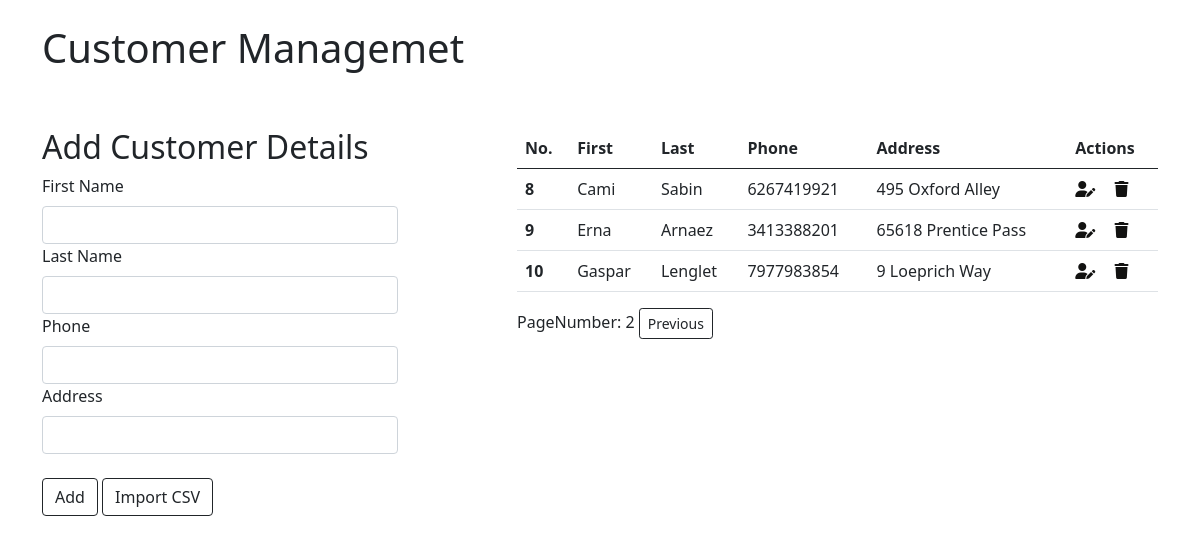
Page /?page=4 on the earlier database version.
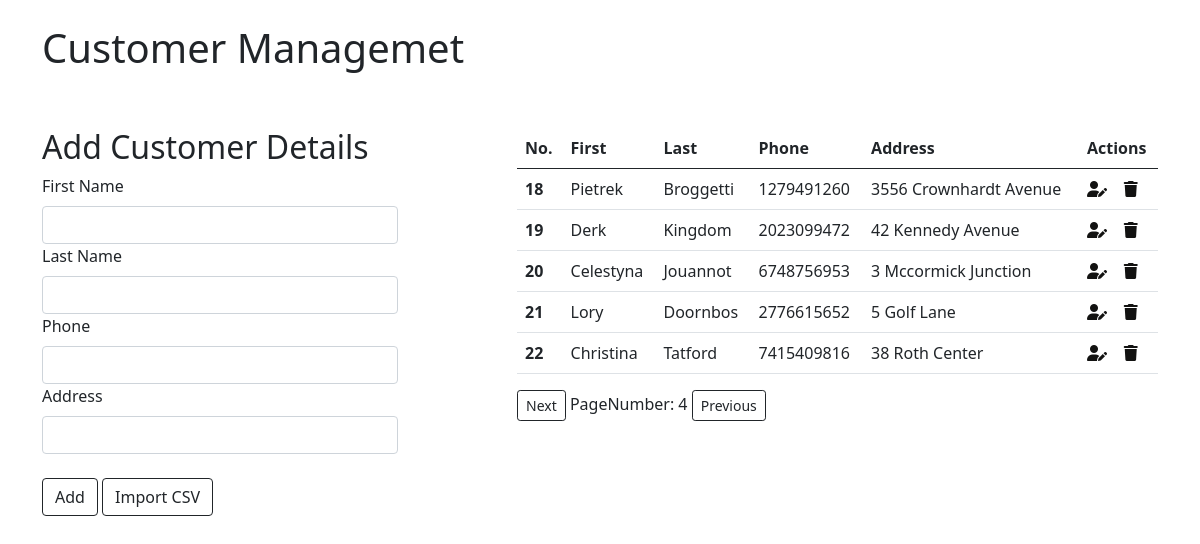
Same page on the later database version.
### app/models.py (models this page shows)
class Customer(models.Model):
    first = models.CharField(max_length=100)
    last = models.CharField(max_length=100)
    phone = models.IntegerField()
    address = models.TextField()

### app/views.py (the view, shortened to what this page needs)
# urls.py: 2. Add a URL to urlpatterns:  path('', views.home, name='home')
def home(request):
    customers_objs = Customer.objects.all().order_by('id')
    paginator = Paginator(customers_objs,5)
    page_number = request.GET.get('page')
    print(page_number)
    page_obj = paginator.get_page(page_number)
    print(page_obj)
    return render(request,'home.html',context={'page_obj':page_obj})

### templates/home.html (shortened to what this page needs)
{% extends 'index.html' %}
{% block content %}
<div class="row justify-content-between">
    <div class="col-lg-4 mt-5">
        <h2>Add Customer Details</h2>
        <form action="" method="post">
            <label for="InputFirst" class="form-label">First Name</label>
            <input type="text" class="form-control" id="InputFirst" required name="InputFirst">
            <label for="InputLast" class="form-label">Last Name</label>
            <input type="text" class="form-control" id="InputLast" required name="InputLast">
            <label for="InputPhone" class="form-label">Phone</label>
            <input type="number" min="10" class="form-control" id="InputPhone" required name="InputPhone">
            <label for="InputAddress" class="form-label">Address</label>
            <input type="text" class="form-control" id="InputAddress" required name="InputAddress">
            <input type="submit" value="Add" class="btn btn-outline-dark mt-4">
            <a href="{% url 'csv' %}" class="btn btn-outline-dark mt-4">Import CSV</a>
        </form>
    </div>
    <div class="col-lg-7 mt-5 table-responsive">
        <table class="table">
            <thead>
                <tr>
                    <th scope="col">No.</th>
                    <th scope="col">First</th>
                    <th scope="col">Last</th>
                    <th scope="col">Phone</th>
                    <th scope="col">Address</th>
                    <th scope="col">Actions</th>
                </tr>
            </thead>
            <tbody>
                {% for i in page_obj %}
                <tr>
                    <th scope="row">{{i.id}}</th>
                    <td>{{i.first}}</td>
                    <td>{{i.last}}</td>
                    <td>{{i.phone}}</td>
                    <td>{{i.address}}</td>
                    <td>
                        <a href="{% url 'update' i.id %}" style="color: #121211; margin-right: 20%;"><i
                                class="fa-sharp fa-solid fa-user-pen"></i></a>
                        <a href="{% url 'delete' i.id %}" style="color: #121211;"><i
                                class="fa-sharp fa-solid fa-trash"></i></a>
                    </td>
                </tr>
                {% endfor %}
            </tbody>
        </table>
        {% if page_obj.has_next %}
        <a href="?page={{page_obj.next_page_number}}" class="btn btn-sm btn-outline-dark">Next</a>
        {% endif %}
        <span>PageNumber: {{page_obj.number}}</span>
        {% if page_obj.has_previous %}
        <a href="?page={{page_obj.previous_page_number}}" class="btn btn-sm btn-outline-dark">Previous</a>
        {% endif %}
    </div>
</div>
{% endblock %}

Differences in the rows shown:
no longer on this page (row unchanged): Customer: id "8", first "Cami", last "Sabin", phone "6267419921", address "495 Oxford Alley"
no longer on this page (row unchanged): Customer: id "9", first "Erna", last "Arnaez", phone "3413388201", address "65618 Prentice Pass"
no longer on this page (row unchanged): Customer: id "10", first "Gaspar", last "Lenglet", phone "7977983854", address "9 Loeprich Way"
added Customer: id "18", first "Pietrek", last "Broggetti", phone "1279491260", address "3556 Crownhardt Avenue"
added Customer: id "19", first "Derk", last "Kingdom", phone "2023099472", address "42 Kennedy Avenue"
added Customer: id "20", first "Celestyna", last "Jouannot", phone "6748756953", address "3 Mccormick Junction"
added Customer: id "21", first "Lory", last "Doornbos", phone "2776615652", address "5 Golf Lane"
added Customer: id "22", first "Christina", last "Tatford", phone "7415409816", address "38 Roth Center"
Other differences:
{{ page_obj.number }}: "2" → "4"
text now shown: "Next"
